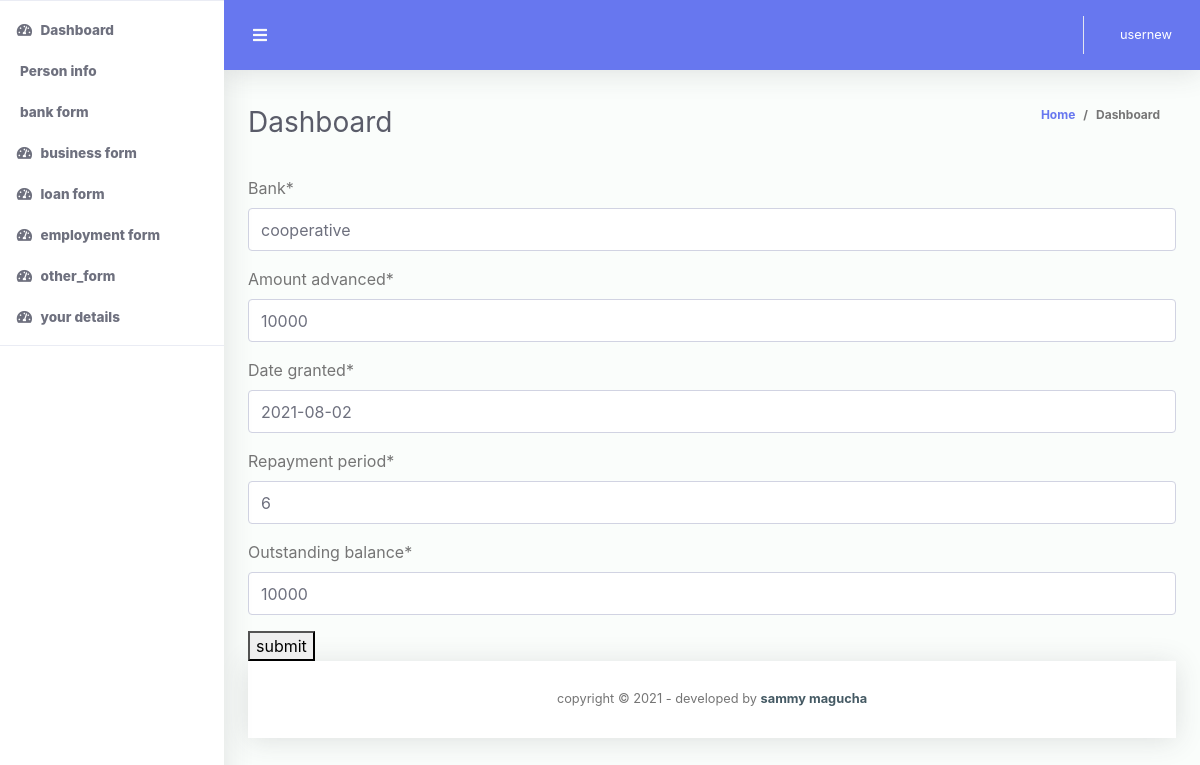
Page /updateother/1 (signed in) on the committed database.
### codechallenege/models.py (models this page shows)
class OtherLoans(models.Model):
	bank = models.CharField(max_length = 100, validators= [onlyletters])
	amount_advanced = models.PositiveIntegerField()
	date_granted = models.DateField()
	Repayment_period = models.PositiveIntegerField()
	Outstanding_balance = models.PositiveIntegerField()
	bio = models.ForeignKey(User, on_delete=models.CASCADE)
	class Meta:
		verbose_name_plural = "OtherLoans"

### codechallenege/views.py (the view)
# urls.py: path('updateother/<int:id>', views.updateother, name='update_other'),
@login_required(login_url='/accounts/login/')
def updateother(request, id):
	try:
		otherobj =OtherLoans.objects.get(id =id)
		form =  Otherloanform(request.POST or None, instance= otherobj)
		if form.is_valid():
			form.save()
			form= Otherloanform()
			return redirect('list user')
		context ={
			'otherobj':otherobj,
			'form': form,
			'title': 'update your details',
		}
	except ObjectDoesNotExist:
		return render(request, 'codechallenege/404.html')
	return render(request, 'codechallenege/updateother.html', context)

### codechallenege/forms.py
class Otherloanform(ModelForm):
	class Meta:
		model = OtherLoans
		exclude = ['bio']

### codechallenege/templatetags/custom_tags.py (called while the page is built)
@register.filter(name='has_group')
def has_group(user, group_name):
    group = Group.objects.filter(name=group_name)
    if group:
        group = group.first()
        return group in user.groups.all()
    else:
        return False

### codechallenege/templates/codechallenege/updateother.html (shortened to what this page needs)
{%extends 'codechallenege/base.html'%}
{%block content%}
{% include "codechallenege/form.html" %}
{%endblock%}

### codechallenege/templates/codechallenege/base.html (shortened to what this page needs)
{% load static %}
<!DOCTYPE html>
<html lang="en">
<head>
  <link rel="stylesheet" href="https://use.fontawesome.com/releases/v5.7.0/css/all.css">
  <link href="{% static 'css\all.min.css' %}" rel="stylesheet" type="text/css">
  <link href="{% static 'css\bootstrap.min.css' %}" rel="stylesheet" type="text/css">
  <link href="{% static 'css\ruang-admin.min.css' %}" rel="stylesheet">
</head>
<body id="page-top">
  <div id="wrapper">
    <ul class="navbar-nav sidebar sidebar-light accordion" id="accordionSidebar">
      {% load custom_tags %}
      {% if request.user|has_group:"admin" %}
      <li class="nav-item active">
        <a class="nav-link" href="{% url 'homepage' %}">
          <i class="fas fa-fw fa-tachometer-alt"></i>
          <span>Dashboard</span></a>
      </li>
      <hr class="sidebar-divider">
      <li class="nav-item active">
        <a class="nav-link" href="{% url 'userdetails' %}">
          <i class="bi bi-person"></i>
          <span>Person info</span></a>
      </li>
        <li class="nav-item active">
        <a class="nav-link" href="{% url 'list_user' %}">
          <i class="fas fa-fw fa-tachometer-alt"></i>
          <span>clients</span></a>
      </li>
      <li class="nav-item active">
        <a class="nav-link" href="{% url 'client_business' %}">
          <i class="fas fa-fw fa-tachometer-alt"></i>
          <span>business form</span></a>
      </li>
      <li class="nav-item active">
        <a class="nav-link" href="{% url 'client_biz' %}">
          <i class="fas fa-fw fa-tachometer-alt"></i>
          <span>business details</span></a>
      </li>
      <li class="nav-item active">
        <a class="nav-link" href="{% url 'emp_form' %}">
          <i class="fas fa-fw fa-tachometer-alt"></i>
          <span>employment form</span></a>
      </li>
      <li class="nav-item active">
        <a class="nav-link" href="{% url 'empldetails' %}">
          <i class="fas fa-fw fa-tachometer-alt"></i>
          <span>employment details</span></a>
      </li>
      <li class="nav-item active">
        <a class="nav-link" href="{% url 'bank_form' %}">
          <i class="fa fa-bank"></i>
          <span>bank form</span></a>
      </li>
      <li class="nav-item active">
        <a class="nav-link" href="{% url 'loan_details' %}">
          <i class="fas fa-fw fa-tachometer-alt"></i>
          <span>bank_details</span></a>
      </li>
      <li class="nav-item active">
        <a class="nav-link" href="{% url 'loan_form' %}">
          <i class="fas fa-fw fa-tachometer-alt"></i>
          <span>loan form</span></a>
      </li>
      <li class="nav-item active">
        <a class="nav-link" href="{% url 'loan_details' %}">
          <i class="fas fa-fw fa-tachometer-alt"></i>
          <span>loan details</span></a>
      </li>
       <li class="nav-item active">
        <a class="nav-link" href="{% url 'other_form' %}">
          <i class="fas fa-fw fa-tachometer-alt"></i>
          <span>other_form</span></a>
      </li>
      <li class="nav-item active">
        <a class="nav-link" href="{% url 'other_details' %}">
          <i class="fas fa-fw fa-tachometer-alt"></i>
          <span>other loan details</span></a>
      </li>
      {% elif request.user|has_group:"clientuser" %}
     <li class="nav-item active">
        <a class="nav-link" href="{% url 'homepage' %}">
          <i class="fas fa-fw fa-tachometer-alt"></i>
          <span>Dashboard</span></a>
      </li>
      <li class="nav-item active">
        <a class="nav-link" href="{% url 'userdetails' %}">
          <span>Person info</span></a>
      </li>
      <li class="nav-item active">
        <a class="nav-link" href="{% url 'bank_form' %}">
          <span>bank form</span></a>
      </li>
      <li class="nav-item active">
        <a class="nav-link" href="{% url 'client_business' %}">
          <i class="fas fa-fw fa-tachometer-alt"></i>
          <span>business form</span></a>
      </li>
       <li class="nav-item active">
        <a class="nav-link" href="{% url 'loan_form' %}">
          <i class="fas fa-fw fa-tachometer-alt"></i>
          <span>loan form</span></a>
      </li>
      <li class="nav-item active">
        <a class="nav-link" href="{% url 'emp_form' %}">
          <i class="fas fa-fw fa-tachometer-alt"></i>
          <span>employment form</span></a>
      </li>
       <li class="nav-item active">
        <a class="nav-link" href="{% url 'other_form' %}">
          <i class="fas fa-fw fa-tachometer-alt"></i>
          <span>other_form</span></a>
      </li>
      <li class="nav-item active">
        <a class="nav-link" href="{% url 'moredetails' %}">
          <i class="fas fa-fw fa-tachometer-alt"></i>
          <span>your details</span></a>
      </li>
      {%endif%}
      <hr class="sidebar-divider">
    </ul>
    <div id="content-wrapper" class="d-flex flex-column">
      <div id="content">
        <nav class="navbar navbar-expand navbar-light bg-navbar topbar mb-4 static-top">
          <button id="sidebarToggleTop" class="btn btn-link rounded-circle mr-3">
            <i class="fa fa-bars"></i>
          </button>
          <ul class="navbar-nav ml-auto">
            <li class="nav-item dropdown no-arrow">
              <a class="nav-link dropdown-toggle" href="#" id="userDropdown" role="button" data-toggle="dropdown"
                aria-haspopup="true" aria-expanded="false">
                <span class="ml-2 d-none d-lg-inline text-white small">{{user.username}}</span>
              </a>
            </li>
          </ul>
        </nav>
        <div class="container-fluid" id="container-wrapper">
          <div class="d-sm-flex align-items-center justify-content-between mb-4">
            <h1 class="h3 mb-0 text-gray-800">Dashboard</h1>
            <ol class="breadcrumb">
              <li class="breadcrumb-item"><a href="{% url 'homepage' %}">Home</a></li>
              <li class="breadcrumb-item active" aria-current="page">Dashboard</li>
            </ol>
          </div>
          {%block content%}
          {%endblock%}
</body>
      <footer class="sticky-footer bg-white">
        <div class="container my-auto">
          <div class="copyright text-center my-auto">
            <span>copyright &copy; <script> document.write(new Date().getFullYear()); </script> - developed by
              <b><a href="https://www.github.com/smagucha" target="_blank">sammy magucha</a></b>
            </span>
          </div>
        </div>
      </footer>
</body>
</html>

### codechallenege/templates/codechallenege/form.html (shortened to what this page needs)
 {% load crispy_forms_tags %}
<form method="Post">
     {{form|crispy}}
     <button  type="submit"  class="button">submit</button>
 </form>

### rows in the picture
OtherLoans: bank "cooperative", amount_advanced "10000", date_granted "2021-08-02", Repayment_period "6", Outstanding_balance "10000"

### other values in the picture
{{ user.username }} "usernew"
